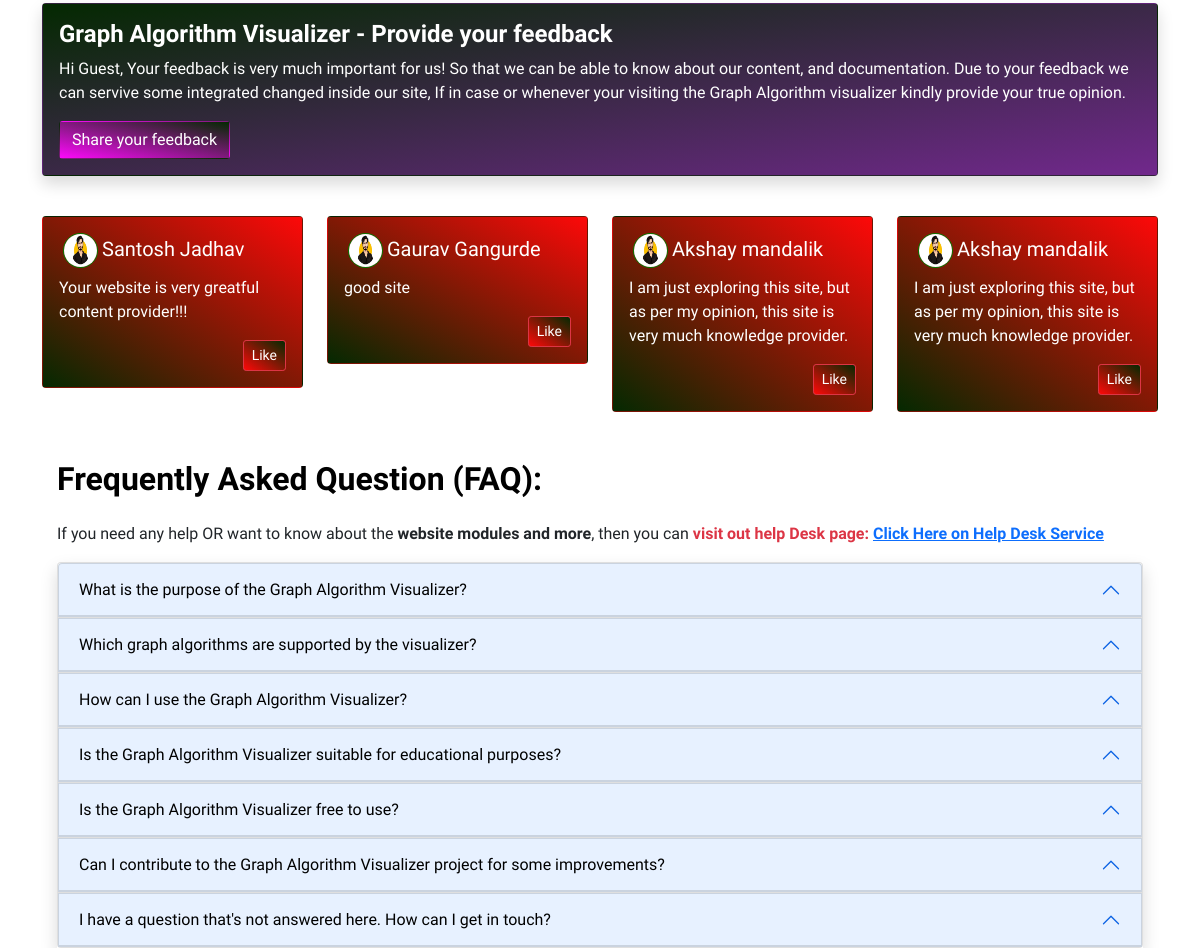
Before: / (middle part) with the older database file.
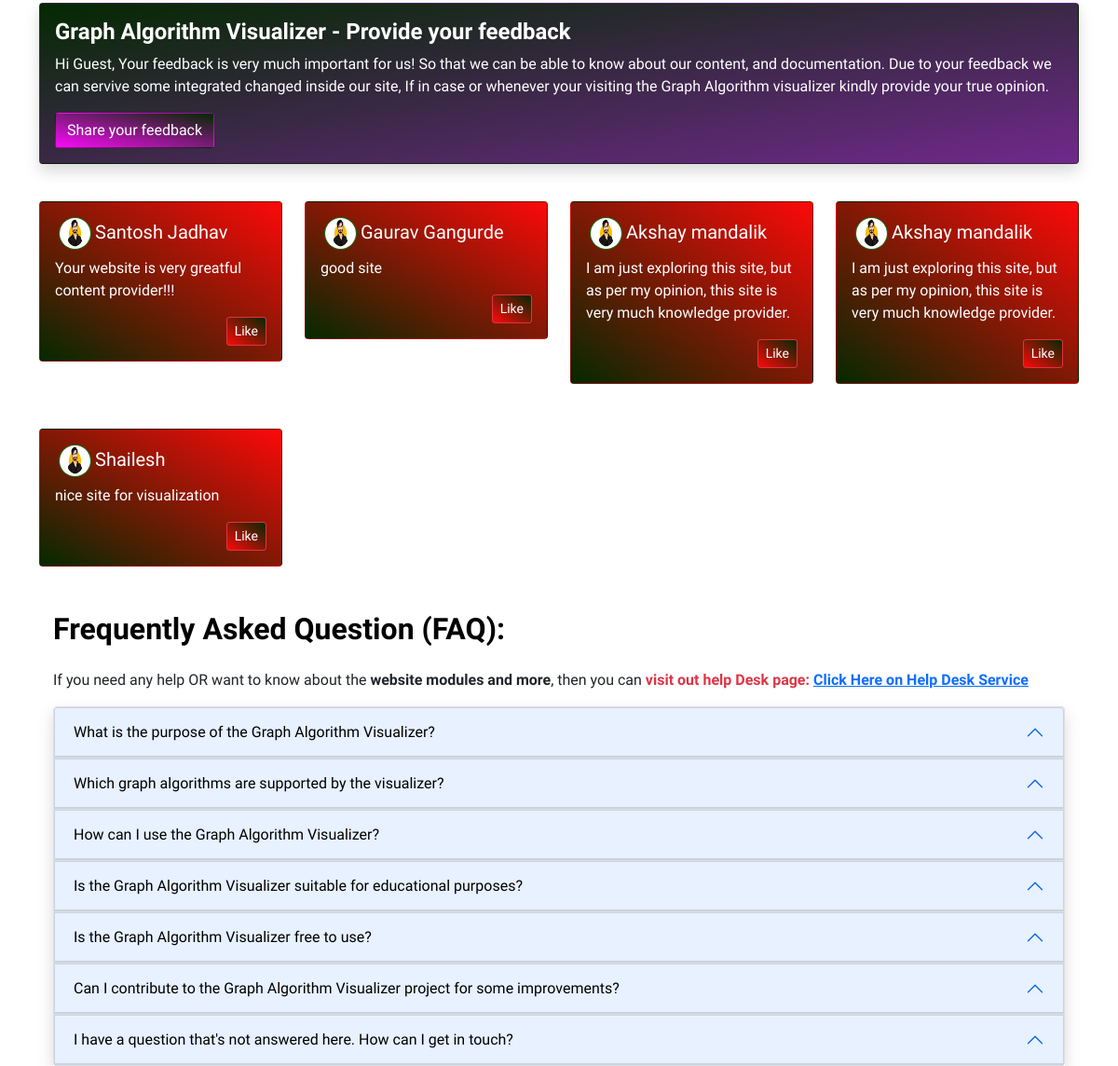
After: the same page with the newer database file.
### GAVApp/models.py (models this page shows, shortened)
class Feedback(models.Model):
    sno = models.AutoField(primary_key=True)
    name = models.CharField(max_length=255)
    email = models.EmailField(max_length=100)
    feedbackMsg = models.CharField(max_length=255)
    created_at = models.DateTimeField(auto_now_add=True)

class FAQ(models.Model):
    sno = models.AutoField(primary_key=True)
    question = models.CharField(max_length=255)
    answer = models.CharField(max_length=255)
    created_at = models.DateTimeField(auto_now_add=True)

### GAVApp/views.py (the view, shortened to what this page needs)
# urls.py: path('', views.home, name="home"),
def home(request):
    feedbackData = Feedback.objects.all()
    faqData = FAQ.objects.all()
    return render(request, "GAVApp/home.html", {'post':feedbackData, 'faq':faqData})

### GAVApp/templates/GAVApp/home.html (shortened to what this page needs)
{% extends 'base.html' %}
{% load static %}
{% block body %}
  {% load static %}
  <div class="container" style="margin-top:85px;">
    <div class="row">
      <div class="col-md-12">
        <div class="card mb-3 shadow" style="background-image: linear-gradient(to top left, rgb(113 40 140), rgb(4, 41, 1)); color: #fff;">
          <div class="card-body">
            <h4 class="card-title"><strong>Graph Algorithm Visualizer - Provide your feedback</strong></h4>
            <p class="card-text">Hi Guest, Your feedback is very much important for us! So that we can be able to know about our content, and documentation. Due to your feedback we can servive some integrated changed inside our site, If in case or whenever your visiting the Graph Algorithm visualizer kindly provide your true opinion.</p>
            <a type="button" href="#" class="btn btnfeedback text-white" data-bs-toggle="modal" data-bs-target="#feedbackmodal">Share your feedback</a>
          </div>
        </div>
        <div class="row">
          {% for data in post %}
            <div class="col-md-3">
              <div class="card my-4" style="background-image: linear-gradient(to bottom left, rgb(253 9 9), rgb(4, 41, 1)); color: #fff;">
                <div class="card-body">
                  <h5 class="card-title"><img class="avatar mx-1" src="{% static 'GAVApp/img/av1.jpg' %}" />{{ data.name }}</h5>
                  <p class="card-text">{{ data.feedbackMsg }}</p>
                  <button type="button" class="btn btn-danger btn-sm float-end" onclick="clickCounter()" id="likebtn" style="background-image: linear-gradient(to top right, rgb(253 9 9), rgb(4, 41, 1)); color: #fff;">
                    Like
                  </button>
                </div>
              </div>
            </div>
          {% endfor %}
        </div>
        <div class="col-md-12">
          <h2 class="text-black my-4"><strong>Frequently Asked Question (FAQ):</strong></h2>
          <p>
            If you need any help OR want to know about the <strong class="text-dark">website modules and more</strong>, then you can <strong class="text-danger">visit out help Desk page:</strong> <a href="/help"><strong>Click Here on Help Desk Service</strong></a>
          </p>
          <div class="accordion shadow" id="accordionExample">
            {% for data in faq %}
              <div class="accordion-item">
                <h2 class="accordion-header"><button class="accordion-button text-black" type="button" data-bs-toggle="collapse" data-bs-target="#collapse{{ data.sno }}" aria-expanded="true" aria-controls="collapse">{{ data.question }}</button></h2>
              </div>
            {% endfor %}
          </div>
        </div>
      </div>
    </div>
  </div>
{% endblock %}

Changed rows visible on the page:
added Feedback: name "Shailesh", feedbackMsg "nice site for visualization"
